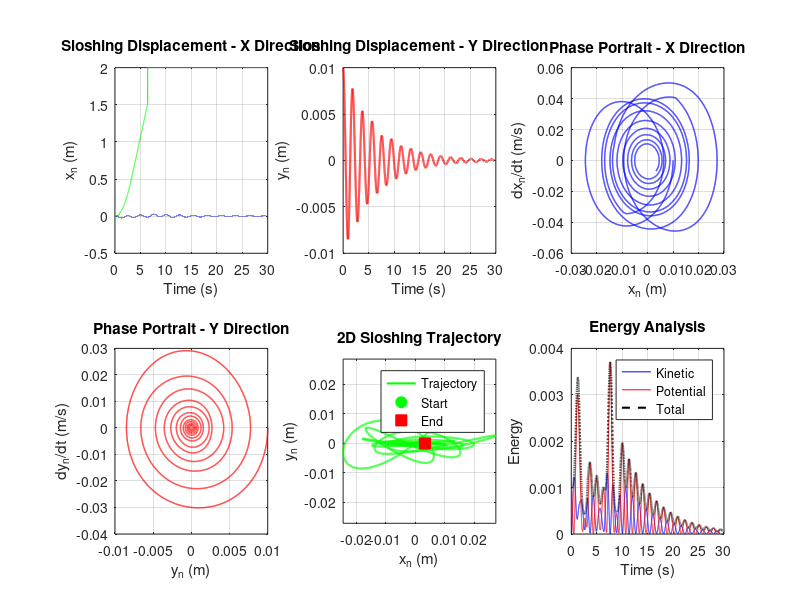

The MATLAB script that drew this image: (Note: this script raises an error after producing the figure.)
function test()
    % Nonlinear Sloshing Dynamics Simulation
    % Based on spring-damper approximation with coupled equations of motion
    
    % clear; clc; close all;
    
    %% Parameters
    % Physical parameters
    omega_n = 2*pi*0.5;  % Natural frequency (rad/s)
    zeta_n = 0.05;       % Damping ratio
    g = 9.81;            % Gravitational acceleration (m/s^2)
    R = 0.04;            % Tank radius (m)
    alpha_n = 1.0;       % Nonlinear coefficient
    
    % Simulation parameters
    t_end = 20;          % Simulation time (s)
    dt = 0.001;          % Time step (s)
    t = 0:dt:t_end;      % Time vector
    
    %% Excitation Definition
    % Define arbitrary excitation (you can modify this)
    excitation_type = 'point_to_point'; % Options: 'harmonic', 'chirp', 'step', 'random'
    
    switch excitation_type
        case 'harmonic'
            freq = 0.8;  % Excitation frequency (Hz)
            amp = 0.1;   % Amplitude (m)
            x0_ddot = amp * (2*pi*freq)^2 * sin(2*pi*freq*t);
            y0_ddot = 0.5 * amp * (2*pi*freq)^2 * cos(2*pi*freq*t);
            
        case 'chirp'
            f0 = 0.1; f1 = 2.0; % Frequency sweep from f0 to f1 Hz
            amp = 0.05;
            x0_ddot = amp * chirp(t, f0, t_end, f1, 'linear');
            y0_ddot = 0.5 * amp * chirp(t, f0, t_end, f1, 'linear');
            
        case 'step'
            amp = 0.2;
            x0_ddot = amp * (t > 2 & t < 4);
            y0_ddot = 0;
            
        case 'random'
            amp = 0.05;
            x0_ddot = amp * randn(size(t));
            y0_ddot = amp * randn(size(t));

        case 'point_to_point'
            % Point-to-point motion from A to B
            point_A = [0, 0];           % Starting point (m)
            point_B = [2, 0];           % Target point (m)
            max_accel = 0.1;            % Maximum acceleration (m/s^2)
            
            % Calculate motion profile and adjust simulation time
            [t, x0_ddot, y0_ddot, motion_data] = generate_point_to_point_motion(point_A, point_B, max_accel, dt);
            t_end = t(end);
            
            fprintf('Point-to-point motion:\n');
            fprintf('  From: (%.1f, %.1f) to (%.1f, %.1f) m\n', point_A(1), point_A(2), point_B(1), point_B(2));
            fprintf('  Total distance: %.2f m\n', motion_data.total_distance);
            fprintf('  Motion time: %.2f s\n', motion_data.motion_time);
            fprintf('  Settling time: %.2f s\n', motion_data.settling_time);
            fprintf('  Total simulation time adjusted to: %.2f s\n', t_end);
    end
    
    %% Initial Conditions
    % [x_n, x_n_dot, y_n, y_n_dot]
    initial_conditions = [0.01, 0, 0.01, 0];
    
    %% Solve ODE System
    fprintf('Solving nonlinear sloshing equations...\n');
    
    % Create parameter structure
    params.omega_n = omega_n;
    params.zeta_n = zeta_n;
    params.g = g;
    params.R = R;
    params.alpha_n = alpha_n;
    params.t = t;
    params.x0_ddot = x0_ddot;
    params.y0_ddot = y0_ddot;
    
    % Solve using ode45
    options = odeset('RelTol', 1e-6, 'AbsTol', 1e-8);
    [t_sol, y_sol] = ode45(@(t, y) sloshing_ode(t, y, params), t, initial_conditions, options);
    
    % Extract solutions
    x_n = y_sol(:, 1);
    x_n_dot = y_sol(:, 2);
    y_n = y_sol(:, 3);
    y_n_dot = y_sol(:, 4);
    
    %% Visualization
    create_visualization(t_sol, x_n, y_n,x0_ddot, x_n_dot, y_n_dot, params, excitation_type, motion_data);
    
    %% Animation
    create_animation(t_sol, x_n, y_n, params);
    
    fprintf('Simulation completed!\n');
end

function dydt = sloshing_ode(t, y, params)
    % ODE system for nonlinear sloshing dynamics
    
    % Extract state variables
    x_n = y(1);      % Position in x
    x_n_dot = y(2);  % Velocity in x
    y_n = y(3);      % Position in y
    y_n_dot = y(4);  % Velocity in y
    
    % Extract parameters
    omega_n = params.omega_n;
    zeta_n = params.zeta_n;
    g = params.g;
    R = params.R;
    alpha_n = params.alpha_n;
    
    % Interpolate excitation at current time
    x0_ddot = interp1(params.t, params.x0_ddot, t, 'linear', 0);
    y0_ddot = interp1(params.t, params.y0_ddot, t, 'linear', 0);
    
    % Common terms
    omega_g_ratio = omega_n^4 / g^2;
    nonlinear_term = alpha_n / R^2 * (x_n^2 + y_n^2);
    
    % Mass matrix coefficients
    M11 = 1 + omega_g_ratio;
    M12 = omega_g_ratio * x_n * y_n;
    M21 = omega_g_ratio * x_n * y_n;
    M22 = 1 + omega_g_ratio * y_n^2;
    
    % Damping and nonlinear terms for x equation
    C1 = 2 * omega_n * zeta_n * (1 + omega_g_ratio * x_n^2) + omega_g_ratio * x_n * x_n_dot;
    C2 = 2 * omega_n * zeta_n * omega_g_ratio * x_n * y_n + omega_g_ratio * x_n * y_n_dot;
    
    % Damping and nonlinear terms for y equation
    C3 = 2 * omega_n * zeta_n * omega_g_ratio * x_n * y_n + omega_g_ratio * y_n * x_n_dot;
    C4 = 2 * omega_n * zeta_n * (1 + omega_g_ratio * y_n^2) + omega_g_ratio * y_n * y_n_dot;
    
    % Spring terms
    K1 = omega_n^2 * x_n * (1 + nonlinear_term);
    K2 = omega_n^2 * y_n * (1 + nonlinear_term);
    
    % Right-hand side
    F1 = -x0_ddot - C1 * x_n_dot - C2 * y_n_dot - K1;
    F2 = -y0_ddot - C3 * x_n_dot - C4 * y_n_dot - K2;
    
    % Solve for accelerations using mass matrix
    det_M = M11 * M22 - M12 * M21;
    
    if abs(det_M) < 1e-10
        warning('Mass matrix is nearly singular');
        x_n_ddot = 0;
        y_n_ddot = 0;
    else
        x_n_ddot = (M22 * F1 - M12 * F2) / det_M;
        y_n_ddot = (M11 * F2 - M21 * F1) / det_M;
    end
    
    % Return derivatives
    dydt = [x_n_dot; x_n_ddot; y_n_dot; y_n_ddot];
end

function create_visualization(t, x_n, y_n,x0_ddot, x_n_dot, y_n_dot, params, excitation_type,motion_data)
    % Create comprehensive visualization
    
    figure('Position', [100, 100, 1200, 800]);
    
    % Time series plots
    subplot(2, 3, 1);
    plot(t, x_n, 'b-', t, motion_data.x0_pos, 'g-');
    xlabel('Time (s)');
    ylabel('x_n (m)');
    title('Sloshing Displacement - X Direction');
    grid on;
    
    subplot(2, 3, 2);
    plot(t, y_n, 'r-', 'LineWidth', 1.5);
    xlabel('Time (s)');
    ylabel('y_n (m)');
    title('Sloshing Displacement - Y Direction');
    grid on;
    
    % Phase portraits
    subplot(2, 3, 3);
    plot(x_n, x_n_dot, 'b-', 'LineWidth', 1);
    xlabel('x_n (m)');
    ylabel('dx_n/dt (m/s)');
    title('Phase Portrait - X Direction');
    grid on;
    
    subplot(2, 3, 4);
    plot(y_n, y_n_dot, 'r-', 'LineWidth', 1);
    xlabel('y_n (m)');
    ylabel('dy_n/dt (m/s)');
    title('Phase Portrait - Y Direction');
    grid on;
    
    % 2D trajectory
    subplot(2, 3, 5);
    plot(x_n, y_n, 'g-', 'LineWidth', 1.5);
    hold on;
    plot(x_n(1), y_n(1), 'go', 'MarkerSize', 8, 'MarkerFaceColor', 'g');
    plot(x_n(end), y_n(end), 'rs', 'MarkerSize', 8, 'MarkerFaceColor', 'r');
    xlabel('x_n (m)');
    ylabel('y_n (m)');
    title('2D Sloshing Trajectory');
    legend('Trajectory', 'Start', 'End', 'Location', 'best');
    grid on;
    axis equal;
    
    % Energy analysis
    subplot(2, 3, 6);
    kinetic_energy = 0.5 * (x_n_dot.^2 + y_n_dot.^2);
    potential_energy = 0.5 * params.omega_n^2 * (x_n.^2 + y_n.^2);
    total_energy = kinetic_energy + potential_energy;
    
    plot(t, kinetic_energy, 'b-', t, potential_energy, 'r-', t, total_energy, 'k--', 'LineWidth', 1.5);
    xlabel('Time (s)');
    ylabel('Energy');
    title('Energy Analysis');
    legend('Kinetic', 'Potential', 'Total', 'Location', 'best');
    grid on;
    
    sgtitle(sprintf('Nonlinear Sloshing Dynamics - %s Excitation', excitation_type));
end

function [t, x0_ddot, y0_ddot, motion_data] = generate_point_to_point_motion(point_A, point_B, max_accel, dt)
    % Generate smooth point-to-point motion profile with trapezoidal velocity
    % and S-curve acceleration to minimize jerk
    
    % Calculate displacement vector
    displacement = point_B - point_A;
    total_distance = norm(displacement);
    direction = displacement / total_distance;
    
    if total_distance == 0
        error('Points A and B are identical');
    end
    
    % Design motion profile parameters
    % Use trapezoidal velocity profile with S-curve acceleration
    jerk_limit = 2.0;  % Jerk limit (m/s^3) for smooth acceleration
    
    % Calculate acceleration ramp time based on jerk limit
    t_ramp = max_accel / jerk_limit;
    
    % Calculate time to reach maximum velocity
    % Assume we reach max_accel, then maintain it, then decelerate
    v_max = sqrt(max_accel * total_distance / 2);  % Triangular profile max velocity
    
    % Check if we can reach max acceleration
    if v_max > max_accel * sqrt(total_distance / max_accel)
        % Can't reach full acceleration - use triangular velocity profile
        v_max = sqrt(max_accel * total_distance);
        t_accel = v_max / max_accel;
        t_const = 0;
        t_decel = t_accel;
    else
        % Can reach full acceleration - use trapezoidal velocity profile
        t_accel = v_max / max_accel;
        t_const = (total_distance - v_max^2 / max_accel) / v_max;
        t_decel = t_accel;
    end
    
    % Total motion time
    motion_time = 2 * t_ramp + t_accel + t_const + t_decel + 2 * t_ramp;  % Include S-curve ramps
    
    % Add settling time for sloshing to settle
    settling_time = max(20, 5 / (2*pi*0.5));  % At least 5 periods of natural frequency
    total_time = motion_time + settling_time;
    
    % Create time vector
    t = 0:dt:total_time;
    
    % Initialize motion vectors
    s = zeros(size(t));      % Position along path
    s_dot = zeros(size(t));  % Velocity along path  
    s_ddot = zeros(size(t)); % Acceleration along path
    
    % Generate S-curve motion profile
    for i = 1:length(t)
        time = t(i);
        
        if time <= t_ramp
            % First jerk phase (acceleration ramp up)
            j = jerk_limit;
            s_ddot(i) = 0.5 * j * time^2;
            s_dot(i) = (1/6) * j * time^3;
            s(i) = (1/24) * j * time^4;
            
        elseif time <= t_ramp + t_accel
            % Constant acceleration phase
            t_phase = time - t_ramp;
            a0 = 0.5 * jerk_limit * t_ramp^2;
            v0 = (1/6) * jerk_limit * t_ramp^3;
            s0 = (1/24) * jerk_limit * t_ramp^4;
            
            s_ddot(i) = max_accel;
            s_dot(i) = v0 + max_accel * t_phase;
            s(i) = s0 + v0 * t_phase + 0.5 * max_accel * t_phase^2;
            
        elseif time <= 2*t_ramp + t_accel
            % Second jerk phase (acceleration ramp down)
            t_phase = time - t_ramp - t_accel;
            t_prev = t_ramp + t_accel;
            
            % Get values at start of this phase
            a0 = max_accel;
            v0 = (1/6) * jerk_limit * t_ramp^3 + max_accel * t_accel;
            s0 = (1/24) * jerk_limit * t_ramp^4 + (1/6) * jerk_limit * t_ramp^3 * t_accel + 0.5 * max_accel * t_accel^2;
            
            j = -jerk_limit;
            s_ddot(i) = a0 + j * t_phase;
            s_dot(i) = v0 + a0 * t_phase + 0.5 * j * t_phase^2;
            s(i) = s0 + v0 * t_phase + 0.5 * a0 * t_phase^2 + (1/6) * j * t_phase^3;
            
        elseif time <= 2*t_ramp + t_accel + t_const
            % Constant velocity phase
            t_phase = time - 2*t_ramp - t_accel;
            
            % Get values at start of constant velocity phase
            v_const = (1/6) * jerk_limit * t_ramp^3 + max_accel * t_accel;
            s0 = (1/24) * jerk_limit * t_ramp^4 + (1/6) * jerk_limit * t_ramp^3 * t_accel + 0.5 * max_accel * t_accel^2 + ...
                 v_const * t_ramp - 0.5 * max_accel * t_ramp + (1/6) * jerk_limit * t_ramp^3;
            
            s_ddot(i) = 0;
            s_dot(i) = v_const;
            s(i) = s0 + v_const * t_phase;
            
        elseif time <= motion_time
            % Deceleration phase (mirror of acceleration)
            t_remaining = motion_time - time;
            
            if t_remaining <= t_ramp
                % Final jerk phase
                j = -jerk_limit;
                s_ddot(i) = 0.5 * j * t_remaining^2;
                s_dot(i) = -(1/6) * j * t_remaining^3;
                
            elseif t_remaining <= t_ramp + t_decel  
                % Constant deceleration
                t_phase = t_remaining - t_ramp;
                s_ddot(i) = -max_accel;
                s_dot(i) = (1/6) * jerk_limit * t_ramp^3 + max_accel * t_phase;
                
            else
                % Initial deceleration jerk
                t_phase = t_remaining - t_ramp - t_decel;
                s_ddot(i) = -0.5 * jerk_limit * t_phase^2;
                s_dot(i) = (1/6) * jerk_limit * t_phase^3 + (1/6) * jerk_limit * t_ramp^3 + max_accel * t_decel;
            end
            
            % Calculate position by integrating from the end
            s(i) = total_distance - (s(end) - s(i));
            
        else
            % Settling phase - container at rest
            s_ddot(i) = 0;
            s_dot(i) = 0;
            s(i) = total_distance;
        end
    end
    
    % Ensure we end exactly at the target distance
    s = s * total_distance / max(s);
    
    % Convert to x and y coordinates
    x0_pos = point_A(1) + s * direction(1);
    y0_pos = point_A(2) + s * direction(2);
    x0_vel = s_dot * direction(1);
    y0_vel = s_dot * direction(2);
    x0_ddot = s_ddot * direction(1);
    y0_ddot = s_ddot * direction(2);
    
    % Store motion data for visualization
    motion_data.x0_pos = x0_pos;
    motion_data.y0_pos = y0_pos;
    motion_data.x0_vel = x0_vel;
    motion_data.y0_vel = y0_vel;
    motion_data.total_distance = total_distance;
    motion_data.motion_time = motion_time;
    motion_data.settling_time = settling_time;
    motion_data.max_velocity = max(abs(s_dot));
    motion_data.max_acceleration = max(abs(s_ddot));
end

function create_animation(t, x_n, y_n, params)
    % Create animation of liquid sloshing
    
    figure('Position', [200, 200, 800, 600]);
    
    % Tank parameters for visualization
    tank_radius = params.R;
    
    % Create tank outline
    theta = linspace(0, 2*pi, 100);
    tank_x = tank_radius * cos(theta);
    tank_y = tank_radius * sin(theta);
    
    % Animation parameters
    skip_frames = 50; % Show every 50th frame for smoother animation
    
    for i = 1:skip_frames:length(t)
        clf;
        
        % Plot tank
        plot(tank_x, tank_y, 'k-', 'LineWidth', 3);
        hold on;
        
        % Plot liquid surface (simplified representation)
        surface_amplitude = max(abs([x_n(i), y_n(i)]));
        surface_x = linspace(-tank_radius, tank_radius, 50);
        surface_y = x_n(i) * sin(pi * surface_x / tank_radius) .* exp(-abs(surface_x)/tank_radius);
        
        % Fill liquid area
        liquid_bottom = -tank_radius * 0.8;
        fill([surface_x, fliplr(surface_x)], ...
             [surface_y, liquid_bottom * ones(size(surface_x))], ...
             [0.3, 0.6, 1.0], 'FaceAlpha', 0.7, 'EdgeColor', 'none');
        
        % Plot liquid surface
        plot(surface_x, surface_y, 'b-', 'LineWidth', 2);
        
        % Plot sloshing point
        plot(x_n(i), y_n(i), 'ro', 'MarkerSize', 10, 'MarkerFaceColor', 'r');
        
        % Plot trajectory up to current time
        if i > 1
            plot(x_n(1:i), y_n(1:i), 'r--', 'LineWidth', 1, 'Color', [1, 0, 0, 0.5]);
        end
        
        % Formatting
        axis equal;
        xlim([-tank_radius*1.2, tank_radius*1.2]);
        ylim([-tank_radius*1.2, tank_radius*1.2]);
        xlabel('X Position (m)');
        ylabel('Y Position (m)');
        title(sprintf('Liquid Sloshing Animation - Time: %.2f s', t(i)));
        grid on;
        
        % Add text information
        text(-tank_radius, tank_radius*1.1, sprintf('x_n = %.3f m', x_n(i)), 'FontSize', 10);
        text(-tank_radius, tank_radius*1.0, sprintf('y_n = %.3f m', y_n(i)), 'FontSize', 10);
        
        drawnow;
        pause(0.05);
    end
end